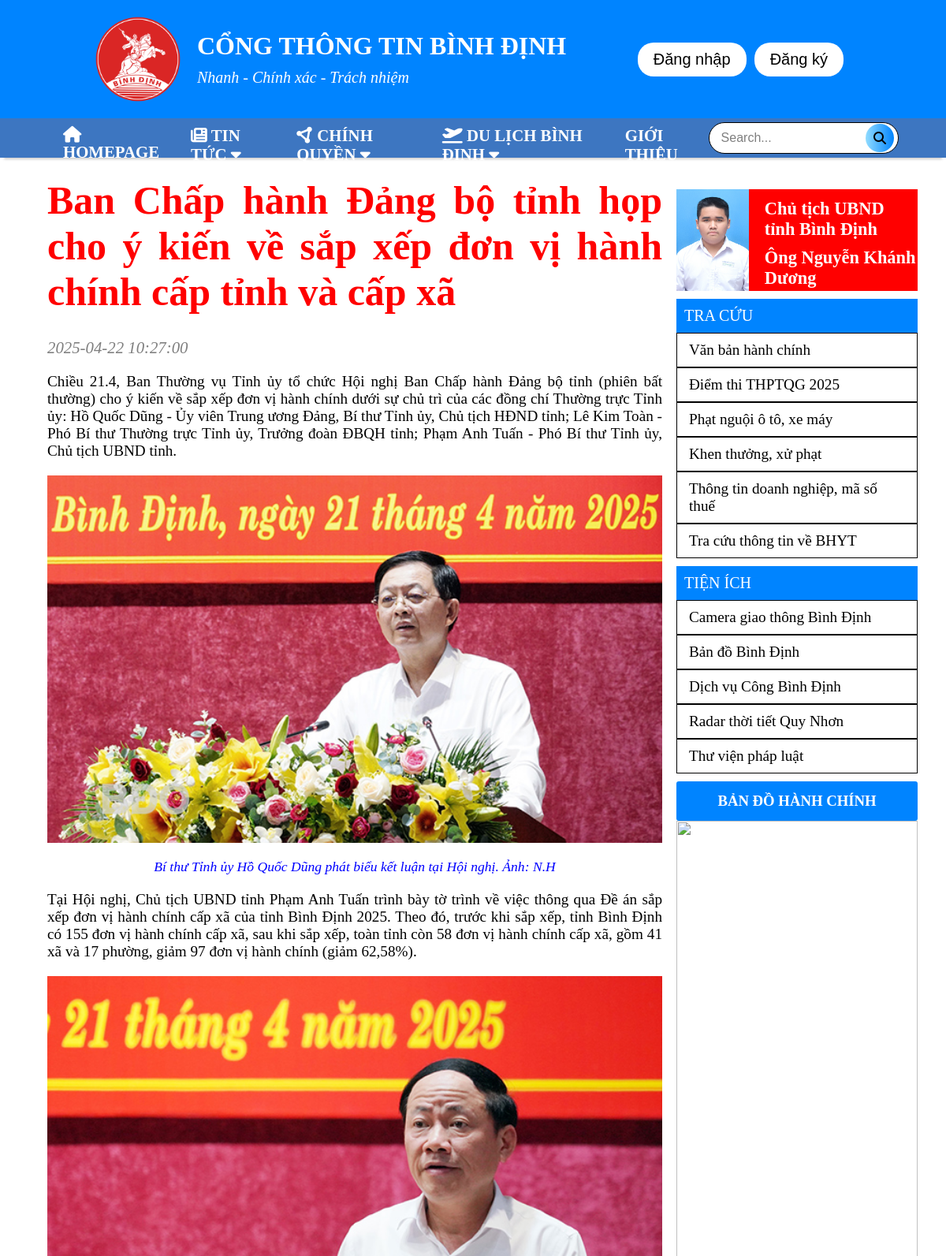
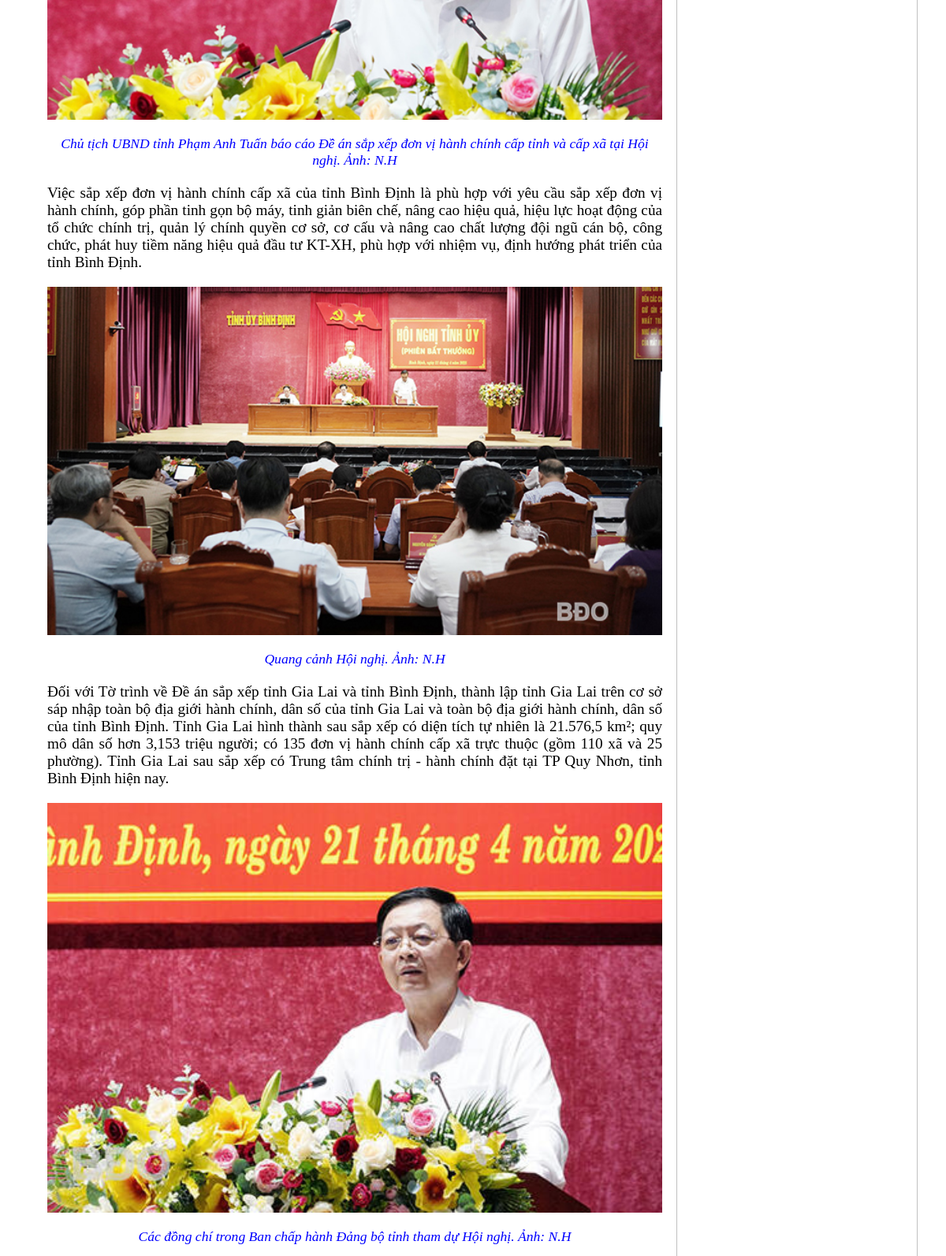
Page /article.php?id=2 (upper part) on the committed database (2 pictures, top to bottom).
### tables this page shows
CREATE TABLE IF NOT EXISTS `article` (
  `ArticleID` int NOT NULL AUTO_INCREMENT,
  `Time_modify` datetime DEFAULT NULL,
  `AuthorID` int DEFAULT NULL,
  `AuthorGuestName` varchar(255) DEFAULT NULL,
  `CategoryID` int DEFAULT NULL,
  `Title` varchar(1000) DEFAULT NULL,
  `Tags` varchar(255) DEFAULT NULL,
  `MainImage` varchar(100) DEFAULT NULL,
  `ListImage` varchar(255) DEFAULT NULL,
  `ArticleStatus` int DEFAULT '0',
  PRIMARY KEY (`ArticleID`),
  KEY `CategoryID` (`CategoryID`),
  KEY `AuthorID` (`AuthorID`)
);

### app/model/articleDAO.php (called while the page is built, shortened)
<?php
    class articleDAO{
        function getConnection()
        {
            $dbConnect =  new DatabaseConnection();
            return $dbConnect->getConnection();
        }
        function getArticle($id)
        {
            $conn = $this->getConnection();
            $kqua = mysqli_query($conn,"Select * from Article where ArticleID = ".$id."");
            return $kqua;
        }
    }
?>

### public/article.php (the view, shortened to what this page needs)
<head>
    <link rel="stylesheet" href="./css/reset.css">
    <link rel="stylesheet" href="./css/footer-style.css">
	<link rel="stylesheet" href="./css/header-style.css">
    <link rel="stylesheet" href="./css/article-style.css">
    <link rel="stylesheet" href="./css/rightmenu-style.css">
    <title><?php
        require_once('../app/model/ArticleDAO.php');
    ?></title>
</head>
<?php
        include('../app/views/partials/header.php');
    ?>
<body>
    <div class="container-article">
        <div class="container-left"></div>
        <div class="art-content">
        <?php
            require_once('../app/model/ArticleDAO.php');
            $artDAO = new articleDAO();
            $result = $artDAO->getArticle($_GET['id']);
            if(mysqli_num_rows($result) > 0)
            {
                $rawData = mysqli_fetch_array($result, MYSQLI_ASSOC);
                $listimg = explode("|", $rawData['ListImage']);
                $imgCount = 0;
                echo "<h1> ".$rawData['Title']."</h1>";
                echo "<i class='time_descrip'> ".$rawData['Time_modify']."</i>";
                $f = fopen("../app/ArticleData/".$_GET['id'].".txt", 'r');
                while(!feof($f))
                {
                    $rows = fgets($f);
                    $rows = trim($rows);
                    if($rows == "[img]" && $imgCount < count($listimg))
                    {
                        echo '<img src="./images/upload/'.$rawData['ArticleID'].'/'.trim($listimg[$imgCount]).'" alt="">';
                        echo '<i class="img_descrip">'.fgets($f).'</i>';
                        $imgCount++;
                    }
                    else
                    {
                        echo '<p>'.$rows.'</p>';
                    }
                }
            }
        ?>
            </div>
        <div class="container-right">
            <?php
                include("../app/views/right/homepage.php");
            ?>
        </div>
    </div>
</body>
<?php
        include('../app/views/partials/footer.php');
    ?>

### app/views/partials/header.php (shortened to what this page needs)
<body>
    <header class="header header-container">
        <div  class="header header-logo">
            <img onclick="loadHomePage()" src="./images/logo.webp" alt="">
            <div  class="header-logo header-logo__description">
                <h1>CỔNG THÔNG TIN BÌNH ĐỊNH</h1>
                <i>Nhanh - Chính xác - Trách nhiệm</i>
            </div>
        </div>
        <div class="header header-userinfo">
            <button  id="btn-login" onclick="loadPageLoginBtb()">Đăng nhập</button>
            <button id="btn-res">Đăng ký</button>
        </div>
    </header>
    <nav class="nav-pc">
        <ul class="main">
                <li><a  href="./index.php"> <i class="fa-solid fa-house"></i> Homepage</a></li>
                <li class="parent tin-tuc"><a  href="./index.php"> <i class="fa-solid fa-newspaper"></i> Tin tức <i class="fa-solid fa-caret-down"></i></a>
                </li>
                <li class="parent chinh-quyen"><a href="#"> <i class="fa-solid fa-circle-nodes"></i> Chính quyền <i class="fa-solid fa-caret-down"></i></a>
                </li>
                <li class="parent du-lich"><a href="#"> <i class="fa-solid fa-plane-departure"></i>  Du lịch Bình Định <i class="fa-solid fa-caret-down"></i></a>
                </li>
                <li><a href="#">Giới thiệu</a></li>
                </ul>
            <form action="" class="search-bar">
                <input type="text" placeholder="Search..." name="search" id="search">
                <i class="fa-solid fa-magnifying-glass"></i>
            </form>
        </nav>
</body>

### app/views/right/homepage.php
<div class="chu-tich">
    <img src="./images/eheee.jpg" alt="">
    <div class="chu-tich chu-tich-info">
        <p class="title">Chủ tịch UBND tỉnh Bình Định</p>
        <p class="name">Ông Nguyễn Khánh Dương</p>
    </div>
</div>
<div class="tra-cuu">
<div class="right-title tracuu-title">TRA CỨU</div>
    <ul class="right-list tra-cuu">
        <li><a href="">Văn bản hành chính</a></li>
        <li><a href="..\app\views\tracuudiemthi.php">Điểm thi THPTQG 2025</a></li>
        <li><a href="">Phạt nguội ô tô, xe máy</a></li>
        <li><a href="">Khen thưởng, xử phạt</a></li>
        <li><a href="">Thông tin doanh nghiệp, mã số thuế</a></li>
        <li><a href="">Tra cứu thông tin về BHYT</a></li>
    </ul>
</div>
<div class="tien-ich">
    <div class="right-title tienich-title">TIỆN ÍCH</div>
    <ul class="right-list tien-ich">
        <li><a href="https://binhdinh.ttgt.vn/ban-do/cameras">Camera giao thông Bình Định</a></li>
        <li><a href="">Bản đồ Bình Định</a></li>
        <li><a href="">Dịch vụ Công Bình Định</a></li>
        <li><a href="">Radar thời tiết Quy Nhơn</a></li>
        <li><a href="">Thư viện pháp luật</a></li>
    </ul>
</div>
<div class="homepage-content maps">
                        <div class="map-title">
                            <h3>BẢN ĐỒ HÀNH CHÍNH</h3>
                        </div>
                        <img src="./images/bando.png" alt="">
</div>

### app/views/partials/footer.php (shortened to what this page needs)
<body>
</body>

### public/css/header-style.css (style rules this page uses)
.header.header-container { background-color: var(--main_color); width: 100%; height: 150px; padding-left: 10%; padding-right: 10%; display: flex; justify-content: space-between; align-items: center; }
.header.header-logo { display: flex; justify-content: flex-start; align-items: center; }
.header.header-logo img { width: 110px; cursor: pointer; }
.header.header-logo > * { margin-right: 20px; }
.header-logo.header-logo__description { color: white; }
.header-logo.header-logo__description > * { margin-bottom: 10px; }
.header-logo.header-logo__description i { font-size: 20px; }
.header.header-userinfo { display: flex; }
.header.header-userinfo button { background-color: white; border: none; font-size: 20px; padding: 10px 20px; border-radius: 20px; margin-right: 10px; cursor: pointer; }
.nav-pc ul li { list-style-type: none; }
.nav-pc { position: sticky; top: 0px; z-index: 100; background-color: rgba(41, 104, 187, 0.9); backdrop-filter: blur(10px); display: flex; justify-content: space-between; align-items: center; box-shadow: 0 7px 3px -5px rgba(0, 0, 0, 0.2); width: 100%; height: 50px; font-weight: bold; font-size: 1.3rem; padding: 0px 5%; text-transform: uppercase; }
.nav-pc li { position: relative; }
.nav-pc li a { color: white; }
nav li a { display: block; padding: 10px 20px; width: 100%; height: 100%; }
.nav-pc .main { display: flex; height: 100%; align-items: center; }
.nav-pc ul li { height: 100%; }
.search-bar { width: 300px; max-width: 400px; height: 40px; display: flex; justify-content: center; align-items: center; border-radius: 60px; padding: 5px 5px; background-color: white; border: 1px solid black; }
.search-bar input[type="text"] { width: 100%; flex: 1; padding: 10px; border: none; border-radius: 30px; outline: none; font-size: 1rem; background: transparent; margin-right: 10px; }
.search-bar input[type="text"]::placeholder { color: #000000; opacity: 0.5; transition: color 0.3s ease; }
.fa-solid.fa-magnifying-glass { background: transparent; border: none; cursor: pointer; margin-right: 0px; border-radius: 30px; font-size: 1rem; transition: background-color 0.3s ease; background-image: linear-gradient(to right, rgb(145, 220, 255), var(--main_color) ); padding: 10px; }

### public/css/article-style.css (style rules this page uses)
.art-content { margin-top: 25PX; display: block; text-align: justify; }
.art-content h1 { color: red; font-size: 50px; margin-bottom: 30px; }
.art-content img { width: 100%; margin: 20px 0px; text-align: center; }
.art-content p { font-size: 1.2rem; margin-top: 20px; }
.art-content .time_descrip { font-size: 1.3rem; color: rgba(0, 0, 0, 0.5); display: block; width: 100%; }
.art-content .img_descrip { font-size: 1.1rem; color: blue; display: block; text-align: center; width: 100%; }
.container-article { display: grid; grid-template-columns: 5% 65% 30%; grid-template-rows: 100%; }

### public/css/rightmenu-style.css (style rules this page uses)
.container-right { margin-top: 30px; margin-left: 5%; margin-right: 10%; }
.container-right > * { margin-top: 10px; }
.chu-tich { display: flex; justify-content: flex-start; align-items: center; background-color: red; color: white; font-weight: bold; font-size: 1.4rem; width: 100%; }
.chu-tich img { width: 30%; }
.chu-tich-info { margin-left: 20px; display: block; }
.chu-tich-info > * { margin-top: 10px; }
.tra-cuu { width: 100%; }
.right-title { background-color: var(--main_color); width: 100%; color: white; font-size: 20px; padding: 10px; }
.right-list { list-style: none; color: black; text-decoration: none; font-size: 1.2rem; }
.right-list li { width: 100%; border: 1px solid black; }
.right-list a { display: block; width: 100%; padding: 10px 15px; color: black; text-decoration: none; }
.tien-ich { width: 100%; }
.homepage-content.maps img { width: 100%; }
.homepage-content.maps .map-title { display: flex; background-color: var(--main_color); width: 100%; height: 50px; color: white; font-weight: bold; justify-content: center; align-items: center; border-radius: 3px; }

### rows in the picture
article: Title "Ban Chấp hành Đảng bộ tỉnh họp cho ý kiến về sắp xếp đơn vị hành chính cấp tỉnh và cấp xã", Time_modify "2025-04-22 10:27:00"

### other values in the picture
fgets($f) "Bí thư Tỉnh ủy Hồ Quốc Dũng phát biểu kết luận tại Hội nghị. Ảnh: N.H"
fgets($f) "Chủ tịch UBND tỉnh Phạm Anh Tuấn báo cáo Đề án sắp xếp đơn vị hành chính cấp tỉnh và cấp xã tại Hội nghị. Ảnh: N.H"
fgets($f) "Quang cảnh Hội nghị. Ảnh: N.H"
fgets($f) "Các đồng chí trong Ban chấp hành Đảng bộ tỉnh tham dự Hội nghị. Ảnh: N.H"
